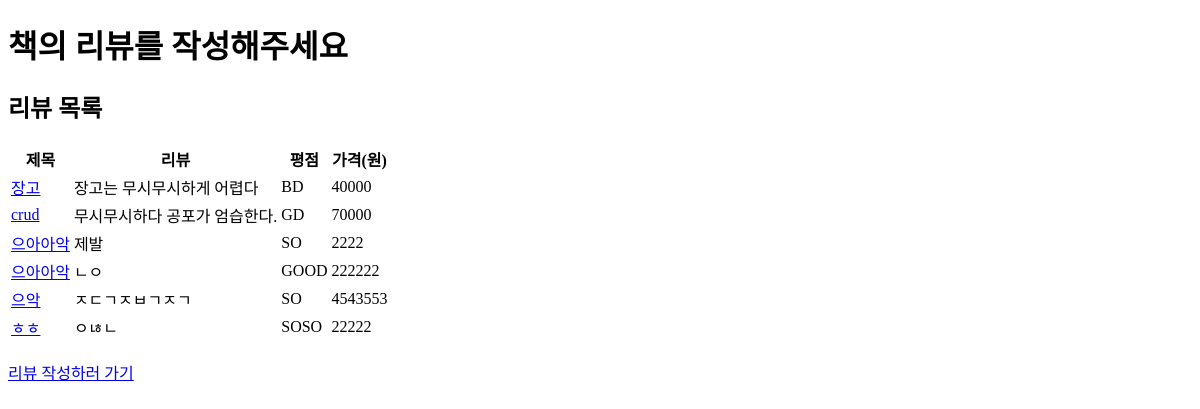
Before: / with the older database file.
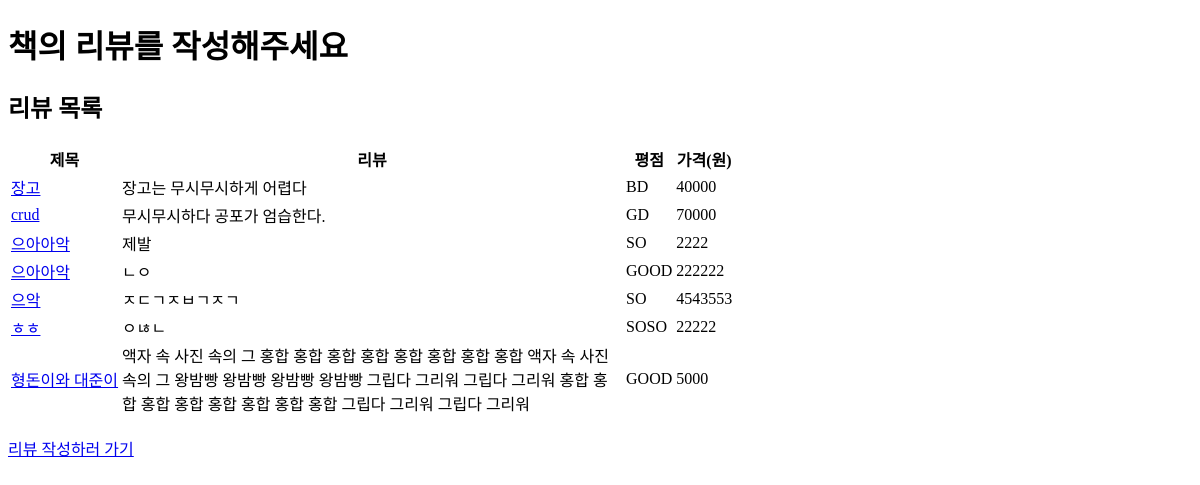
After: the same page with the newer database file.
### review/models.py (models this page shows, shortened)
class Post(models.Model):
    title = models.CharField(max_length=200)
    review = models.TextField()
    GOOD = "GOOD"
    SOSO = "SOSO"
    BAD = "BAD"
    SCORE_CHOICES = (
        (GOOD, "Good"),
        (SOSO, "So so"),
        (BAD, "Bad"),
    )
    score = models.CharField(
        max_length=4,
        choices=SCORE_CHOICES,
        default=SOSO,
    )
    price = models.IntegerField()
    created_date = models.DateTimeField(default=timezone.now)

### review/views.py (the view)
# urls.py: 2. Add a URL to urlpatterns:  path('', views.home, name='home')
def home(request):
    posts = Post.objects.all()
    return render(request, 'home.html', {'posts': posts})

### review/templates/home.html (shortened to what this page needs)
<!DOCTYPE html>
<html lang="en">
  <head>
  </head>
  <body>
    <h1>책의 리뷰를 작성해주세요</h1>
    <h2>리뷰 목록</h2>
    <table>
      <tr>
        <th>제목</th>
        <th>리뷰</th>
        <th>평점</th>
        <th>가격(원)</th>
      </tr>
      {% for post in posts %}
      <tr>
        <td>
          <a href="{% url 'detail' post.pk %}">{{ post.title }}</a>
        </td>
        <td style="max-width: 500px;">{{ post.review }}</td>
        <td>{{ post.score }}</td>
        <td>{{ post.price }}</td>
      </tr>
      {% endfor %}
    </table>
    <br />
    <a href="{%url 'new' %}">리뷰 작성하러 가기</a>
  </body>
</html>

Changed rows visible on the page:
added Post: title "형돈이와 대준이", review "액자 속 사진 속의 그 홍합 홍합 홍합 홍합 홍합 홍합 홍합 홍합 액자 속 사진 속의 그 왕밤빵 왕밤빵 왕밤빵 왕밤빵 그립다 그리워 그립다 그리워 홍합 홍합 홍합 홍합 홍합 홍합 홍합 홍합 그립다 그리워 그립다 그리워", score "GOOD", price "5000"
